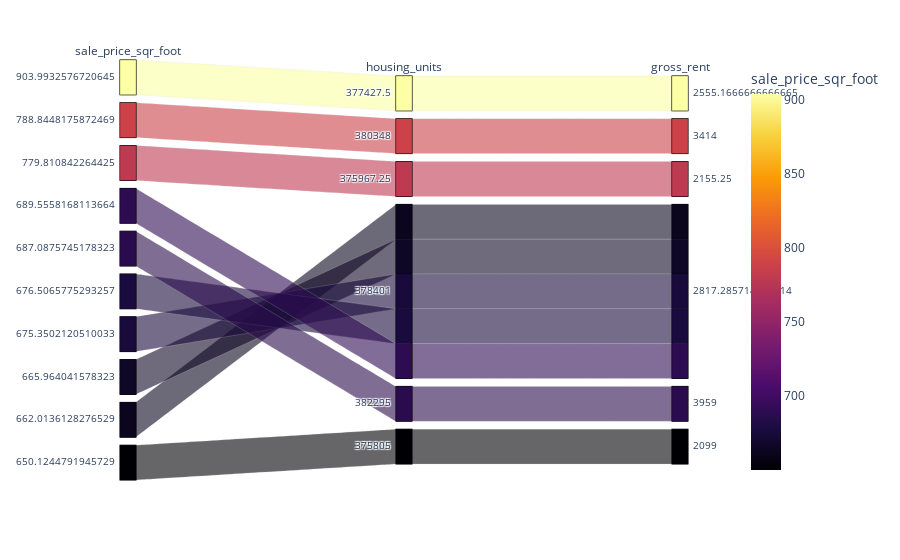

The code cell stored with this chart in its notebook:
### Code cell
# Parallel Categories Plot
# YOUR CODE HERE!
px.parallel_categories(
    df_top10_neighborhoods,
    color= 'sale_price_sqr_foot',
    color_continuous_scale=px.colors.sequential.Inferno,
)

### Figure 1 — Plotly figure (JSON) as saved in the notebook; plotly's stock layout.template omitted (floating-point values rounded to 4 significant figures)
{"data": [{"dimensions": [{"label": "sale_price_sqr_foot", "values": [904.0, 788.8, 779.8, 689.6, 687.1, 676.5, 675.4, 666.0, 662.0, 650.1]}, {"label": "housing_units", "values": [377400.0, 380348, 376000.0, 378401, 382295, 378401, 378401, 378401, 378401, 375805]}, {"label": "gross_rent", "values": [2555.0, 3414, 2155.0, 2817.0, 3959, 2817.0, 2817.0, 2817.0, 2817.0, 2099]}], "domain": {"x": [0, 1], "y": [0, 1]}, "line": {"color": [904.0, 788.8, 779.8, 689.6, 687.1, 676.5, 675.4, 666.0, 662.0, 650.1], "coloraxis": "coloraxis"}, "name": "", "type": "parcats"}], "layout": {"autosize": true, "coloraxis": {"colorbar": {"title": {"text": "sale_price_sqr_foot"}}, "colorscale": [[0, "#000004"], [0.1111, "#1b0c41"], [0.2222, "#4a0c6b"], [0.3333, "#781c6d"], [0.4444, "#a52c60"], [0.5556, "#cf4446"], [0.6667, "#ed6925"], [0.7778, "#fb9b06"], [0.8889, "#f7d13d"], [1, "#fcffa4"]]}, "legend": {"tracegroupgap": 0}, "margin": {"t": 60}}}
